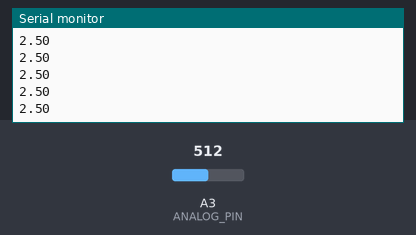
A sketch run on a simulated Arduino Uno, built with avr-gcc and run on an emulated ATmega328P. On the bench: the last lines printed to the serial monitor. The test bench sets the inputs (shaded band); at power-on: A3 (ANALOG_PIN) = 512.

Above: at 1.2 s.
1.3 s: A3 (ANALOG_PIN) set to 716
At 1.68 s:
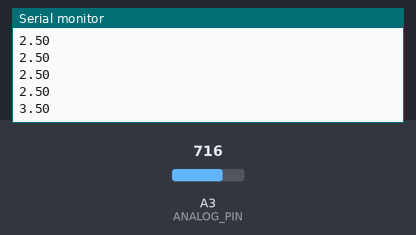
2.8 s: A3 (ANALOG_PIN) set to 900
At 2.94 s:
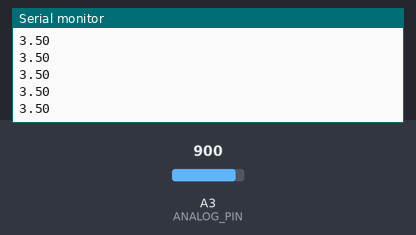
Timing chart, 0 to 5.8 s (numbered marks = the images above; inputs shaded):
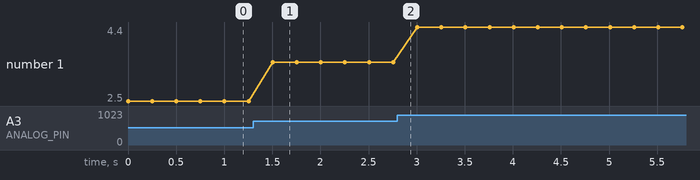

Measured:
- after the input at 1.3 s, the serial monitor: prints a new line after 0.20 s (image 1)
- plotted number 1: 2.5 → 3.5 after the input at 1.3 s, 3.5 → 4.4 after the input at 2.8 s

The sketch:

Lesson_12_-_Understanding_Potentiometers.ino
```cpp
//Declaring Variables
int ANALOG_PIN = A3;
int READ_VAL;
float VOLTAGE;
int DELAY = 250;

void setup() {
  //Begin Serial Port
  Serial.begin(9600);

}

void loop() {
  //Setting up READ_VAL
  READ_VAL = analogRead(ANALOG_PIN);
  //Setting up equation
  VOLTAGE = (5./1023.)*READ_VAL;
  Serial.println(VOLTAGE);
  delay(DELAY);
}
```
